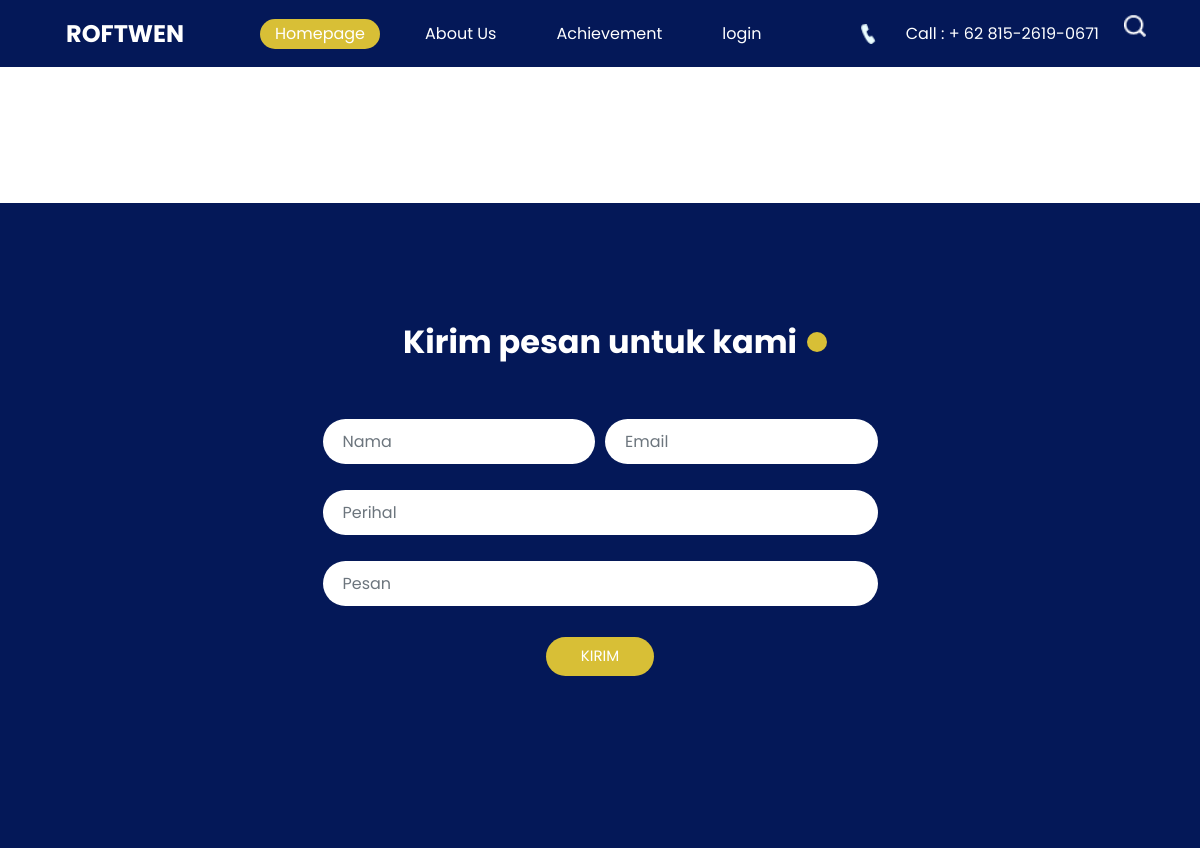
Page /index.php?river=service (upper part) on the earlier database version.
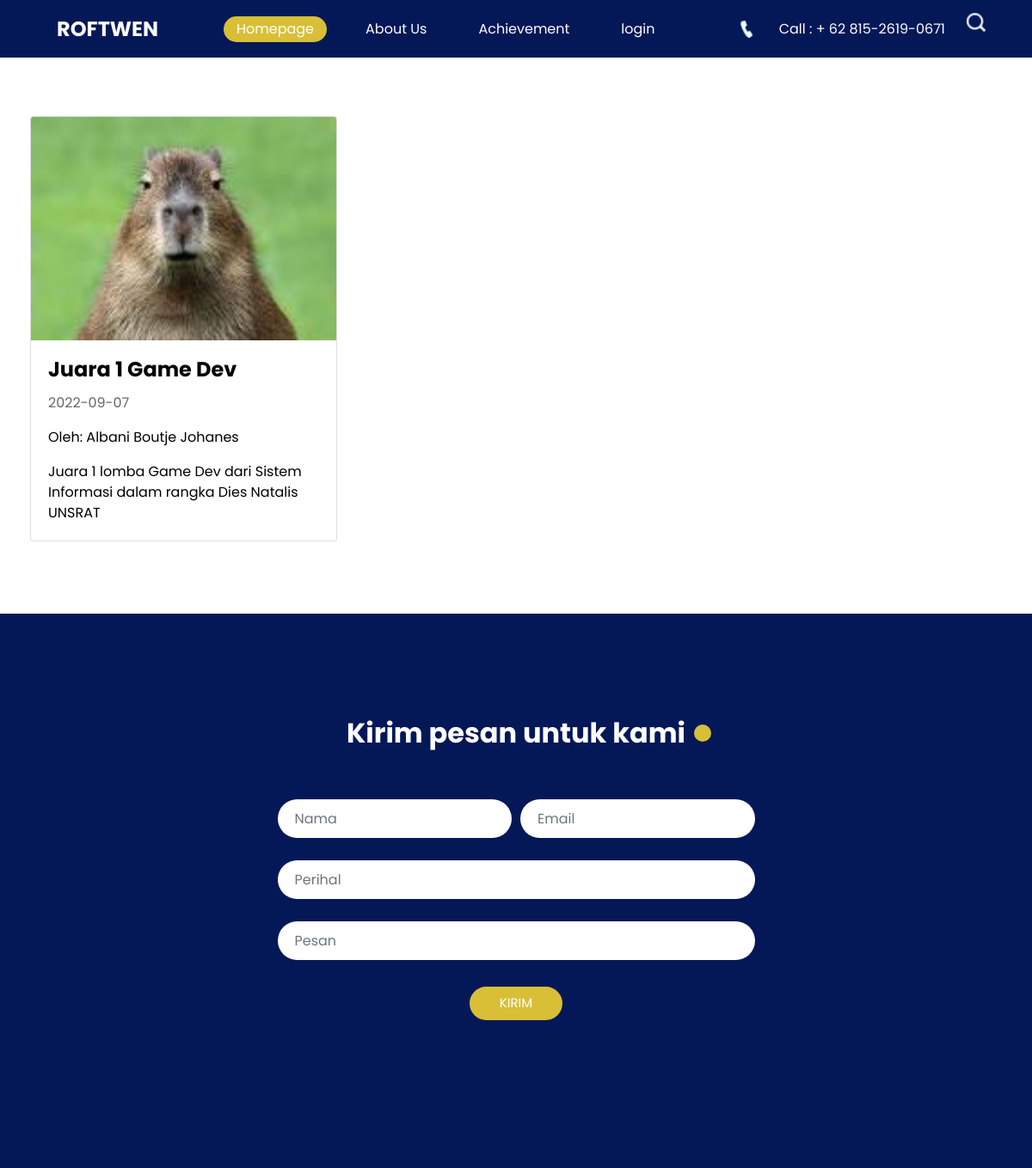
Same page on the later database version.
### tables this page shows
CREATE TABLE `pencapaian` (
  `id_pencapaian` int(20) NOT NULL,
  `nama_pemenang` varchar(255) NOT NULL,
  `judul_pencapaian` varchar(255) NOT NULL,
  `deskripsi_pencapaian` varchar(500) NOT NULL,
  `tanggal_pencapaian` date NOT NULL,
  `gambar_pencapaian` varchar(255) NOT NULL
);

### page/service.php (the view, shortened to what this page needs)
<!DOCTYPE html>
<html>
<head>
  <link rel="stylesheet" type="text/css" href="https://cdnjs.cloudflare.com/ajax/libs/OwlCarousel2/2.1.3/assets/owl.carousel.min.css" />
  <link rel="stylesheet" type="text/css" href="assets/css/bootstrap.css" />
  <link href="assets/css/style.css" rel="stylesheet" />
  <link href="assets/css/responsive.css" rel="stylesheet" />
</head>
<body class="sub_page">
  <section class="padding_sub">
    <div id="carouselExampleCaptions" class="carousel slide" data-bs-ride="carousel">
      <div class="carousel-inner">
    <div class="container my-5">
      <div class="row">
        <?php
          include('config/config.php');
          $query      = "SELECT * FROM pencapaian";
          $result     = mysqli_query($conn, $query);
          mysqli_data_seek($result, 0);
          while ($row = mysqli_fetch_assoc($result)) {
            $nama       = $row['nama_pemenang'];
            $judul      = $row['judul_pencapaian'];
            $tanggal    = $row['tanggal_pencapaian'];
            $gambar     = $row['gambar_pencapaian'];
            $deskripsi  = $row['deskripsi_pencapaian'];
            echo '<div class="col-md-4">';
            echo '<div class="card mb-3">';
            echo '<img src="admin/uploaded_img/'.$gambar.'" class="card-img-top" alt="...">';
            echo '<div class="card-body">';
            echo '<p class="h4 card-title">'.$judul.'</p>';
            echo '<p class="card-date">'.$tanggal.'</p>';
            echo '<p>Oleh: <span class="fw-bold">'.$nama.'</span></p>';
            echo '<p class="card-text">'.$deskripsi.'</p>';
            echo '</div>';
            echo '</div>';
            echo '</div>';
          }
        ?>
      </div>
    </div>
  </section>
  <div class="footer_bg">
    <section class="contact_section layout_padding" id="contactLink">
      <div class="container">
        <div class="heading_container">
          <h2>
            Kirim pesan untuk kami
          </h2>
        </div>
      </div>
      <div class="container">
        <div class="row">
          <div class="col-lg-6 col-md-8 mx-auto">
            <form>
              <div class="form-row">
                <div class="form-group col-md-6">
                  <input type="text" class="form-control" id="inputName4" placeholder="Nama ">
                </div>
                <div class="form-group col-md-6">
                  <input type="email" class="form-control" id="inputEmail4" placeholder="Email">
                </div>
              </div>
              <div class="form-row">
                <div class="form-group col">
                  <input type="text" class="form-control" id="inputSubject4" placeholder="Perihal">
                </div>
              </div>
              <div class="form-group">
                <input type="text" class="form-control" id="inputMessage" placeholder="Pesan">
              </div>
              <div class="d-flex justify-content-center">
                <button type="submit" class="">Kirim</button>
              </div>
            </form>
          </div>
        </div>
      </div>
    </section>
  </div>
</body>
</html>

### index.php (shortened to what this page needs)
<?php
require_once 'config/config.php';
?>
<html><head>
  <link rel="stylesheet" type="text/css" href="https://cdnjs.cloudflare.com/ajax/libs/OwlCarousel2/2.1.3/assets/owl.carousel.min.css">
  <link rel="stylesheet" type="text/css" href="assets/css/bootstrap.css">
  <link href="assets/css/style.css" rel="stylesheet">
  <link href="assets/css/responsive.css" rel="stylesheet">
</head>
<body>
  <div class="hero_area">
    <header class="header_section">
      <div class="container-fluid">
        <nav class="navbar navbar-expand-lg custom_nav-container ">
          <a class="navbar-brand" href="index.php?river=home">
            <span>
              ROFTWEN
            </span>
          </a>
          <div class="collapse navbar-collapse" id="navbarSupportedContent">
            <div class="d-flex mx-auto flex-column flex-lg-row align-items-center">
              <ul class="navbar-nav  ">
                <li class="nav-item active">
                  <a class="nav-link" href="index.php?river=home">Homepage <span class="sr-only">(current)</span></a>
                </li>
                <li class="nav-item">
                  <a class="nav-link" href="index.php?river=about"> About Us</a>
                </li>
                <li class="nav-item">
                  <a class="nav-link" href="index.php?river=service"> Achievement </a>
                </li>
                <li class="nav-item">
                  <a class="nav-link" href="index.php?river=login"> login </a>
                </li>
              </ul>
            </div>
            <div class="quote_btn-container ">
              <a href="">
                <img src="assets/images/call.png" alt="">
                <span>
                  Call : + 62 815-2619-0671
                </span>
              </a>
              <form class="form-inline">
                <button class="btn  my-2 my-sm-0 nav_search-btn" type="submit"></button>
              </form>
            </div>
          </div>
        </nav>
      </div>
    </header>
        </div>
        <div class="carousel_btn-container">
          <a class="carousel-control-prev" href="#carouselExampleIndicators" role="button" data-slide="prev">
          </a>
          <a class="carousel-control-next" href="#carouselExampleIndicators" role="button" data-slide="next">
          </a>
        </div>
  <?php
	if(isset($_GET['river'])){
		$page = $_GET['river'];
		switch ($page) {
			case 'service':
				include "page/service.php";
				break;
		}
	}else{
		include "page/home.php";
	}
?>
  <div class="footer_bg">
    <section class="info_section layout_padding2">
    </section>
  </div>
</body></html>

### assets/css/style.css (style rules this page uses)
body { font-family: "Poppins", sans-serif; color: #0c0c0c; background-color: #ffffff; }
.layout_padding { padding: 75px 0; }
.layout_padding2 { padding: 45px 0; }
.heading_container { display: -webkit-box; display: -ms-flexbox; display: flex; -webkit-box-orient: vertical; -webkit-box-direction: normal; -ms-flex-direction: column; flex-direction: column; -webkit-box-align: start; -ms-flex-align: start; align-items: flex-start; }
.heading_container h2 { position: relative; font-weight: bold; }
.heading_container h2::before { content: ""; position: absolute; width: 20px; height: 20px; background-color: #d8bf36; top: 50%; right: -30px; border-radius: 100%; -webkit-transform: translateY(-50%); transform: translateY(-50%); }
.hero_area { height: 98vh; position: relative; background-image: url(../images/hero-bg.png); background-size: cover; background-position: bottom; }
.sub_page .hero_area { height: auto; background: none; background-color: #041858; }
.sub_page .footer_bg { background: none; background-color: #041858; padding-top: 45px; }
.header_section .container-fluid { padding-right: 25px; padding-left: 25px; }
.custom_nav-container .navbar-nav .nav-item .nav-link { padding: 3px 15px; margin: 10px 15px; color: #ffffff; text-align: center; border-radius: 20px; }
.custom_nav-container .navbar-nav .nav-item.active .nav-link, .custom_nav-container .navbar-nav .nav-item:hover .nav-link { background-color: #d8bf36; }
a, a:hover, a:focus { text-decoration: none; }
.btn, .btn:focus { outline: none !important; -webkit-box-shadow: none; box-shadow: none; }
.custom_nav-container .nav_search-btn { background-image: url(../images/search-icon.png); background-size: 22px; background-repeat: no-repeat; background-position-y: 7px; width: 35px; height: 35px; padding: 0; border: none; }
.navbar-brand { margin-left: 25px; }
.navbar-brand span { font-size: 24px; font-weight: 700; color: #ffffff; text-transform: uppercase; }
.custom_nav-container { z-index: 99999; }
.navbar-expand-lg .navbar-collapse { -webkit-box-align: end; -ms-flex-align: end; align-items: flex-end; }
.quote_btn-container { display: -webkit-box; display: -ms-flexbox; display: flex; -webkit-box-align: center; -ms-flex-align: center; align-items: center; }
.quote_btn-container a { color: #ffffff; margin-right: 25px; }
.quote_btn-container a img { width: 15px; margin: 0 25px; }
.footer_bg { background-image: url(../images/footer-bg.png); background-size: cover; background-position: right top; padding-top: 250px; }
.contact_section { color: #ffffff; }
.contact_section .heading_container { -webkit-box-align: center; -ms-flex-align: center; align-items: center; margin-bottom: 45px; }
.contact_section form .form-control { border: none; background-color: #ffffff; outline: none; -webkit-box-shadow: none; box-shadow: none; border-radius: 30px; padding-left: 20px; height: 45px; margin: 5px 0; }
.contact_section button { display: inline-block; padding: 8px 35px; background-color: #d8bf36; color: #ffffff; border-radius: 30px; text-transform: uppercase; border: none; -webkit-box-shadow: none; box-shadow: none; outline: none; margin-top: 15px; font-size: 15px; }
.info_section { color: #ffffff; }
.padding_sub { padding: 20px; }
.card-img-top { max-width: 100%; height: auto; }
.card-body { color: black; }
.card-title { font-weight: bold; }
.card-date { opacity: 60%; }

### assets/css/responsive.css (style rules this page uses)
@media (min-width: 1200px) { .container { max-width: 1170px; } }

Differences in the rows shown:
added pencapaian: gambar_pencapaian (picture), judul_pencapaian "Juara 1 Game Dev", tanggal_pencapaian "2022-09-07", nama_pemenang "Albani Boutje Johanes", deskripsi_pencapaian "Juara 1 lomba Game Dev dari Sistem Informasi dalam rangka Dies Natalis UNSRAT"
